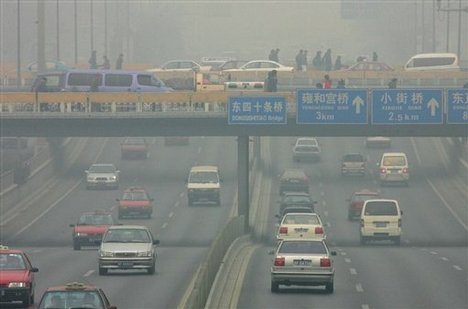
#> input picture screenshot.jpg, 468 x 309 px
$ python execute.py
#> lines starting #> are read from the running program, lines starting #| are printed output that depends on the picture
### origin.py
import numpy as np
import os
import cv2
from pandas import value_counts

class main:
    def __init__(self,image):
        self.img=image

    @property
    def img(self):
        return self._img
    @img.setter
    def img(self,image):
        if image.ndim !=3:
            raise ValueError('This is not standard Image!')
        self._img=image
    def singleScaleRetinex(self,img, sigma):

        retinex = np.log10(img) - np.log10(cv2.GaussianBlur(img, (0, 0), sigma))

        return retinex

    def multiScaleRetinex(self,img,sigma_list):
        retinex = np.zeros_like(img)
        for sigma in sigma_list:
            retinex += self.singleScaleRetinex(img,sigma)
        retinex = retinex / len(sigma_list)
        return retinex

    def colorRestoration(self,img,alpha, beta):
        img_sum = np.sum(img, axis=2, keepdims=True)

        color_restoration = beta * (np.log10(alpha *img) - np.log10(img_sum))

        return color_restoration

    def simplestColorBalance(self,img,low_clip, high_clip):
        total = img.shape[0] * img.shape[1]
        for i in range(img.shape[2]):
            unique, counts = np.unique(img[:, :, i], return_counts=True)
            current = 0
            for u, c in zip(unique, counts):
                if float(current) / total < low_clip:
                    low_val = u
                if float(current) / total < high_clip:
                    high_val = u
                current += c

            img[:, :, i] = np.maximum(np.minimum(img[:, :, i], high_val), low_val)

        return img

class retinex(main):
    def __init__(self, image):
        super().__init__(image)
    def MSRCR(self, sigma_list, G, b, alpha, beta, low_clip, high_clip):

        img = np.float64(self.img) + 1.0

        img_retinex = self.multiScaleRetinex(img, sigma_list)
        img_color = self.colorRestoration(img, alpha, beta)
        img_msrcr = G * (img_retinex * img_color + b)

        for i in range(img_msrcr.shape[2]):
            img_msrcr[:, :, i] = (img_msrcr[:, :, i] - np.min(img_msrcr[:, :, i])) / \
                                 (np.max(img_msrcr[:, :, i]) - np.min(img_msrcr[:, :, i])) * \
                                 255

        img_msrcr = np.uint8(np.minimum(np.maximum(img_msrcr, 0), 255))
        img_msrcr = self.simplestColorBalance(img_msrcr, low_clip, high_clip)
        return img_msrcr

    def automatedMSRCR(self, sigma_list):

        img = np.float64(self.img) + 1.0

        img_retinex = self.multiScaleRetinex(img, sigma_list)

        for i in range(img_retinex.shape[2]):
            unique, count = np.unique(np.int32(img_retinex[:, :, i] * 100), return_counts=True)
            for u, c in zip(unique, count):
                if u == 0:
                    zero_count = c
                    break

            low_val = unique[0] / 100.0
            high_val = unique[-1] / 100.0
            for u, c in zip(unique, count):
                if u < 0 and c < zero_count * 0.1:
                    low_val = u / 100.0
                if u > 0 and c < zero_count * 0.1:
                    high_val = u / 100.0
                    break

            img_retinex[:, :, i] = np.maximum(np.minimum(img_retinex[:, :, i], high_val), low_val)

            img_retinex[:, :, i] = (img_retinex[:, :, i] - np.min(img_retinex[:, :, i])) / \
                                   (np.max(img_retinex[:, :, i]) - np.min(img_retinex[:, :, i])) \
                                   * 255

        img_retinex = np.uint8(img_retinex)

        return img_retinex

    def MSRCP(self, sigma_list, low_clip, high_clip):

        img = np.float64(self.img) + 1.0

        intensity = np.sum(img, axis=2) / img.shape[2]

        retinex = self.multiScaleRetinex(intensity, sigma_list)

        intensity = np.expand_dims(intensity, 2)
        retinex = np.expand_dims(retinex, 2)

        intensity1 = self.simplestColorBalance(retinex, low_clip, high_clip)

        intensity1 = (intensity1 - np.min(intensity1)) / \
                     (np.max(intensity1) - np.min(intensity1)) * \
                      255.0 + 1.0

        img_msrcp = np.zeros_like(img)

        for y in range(img_msrcp.shape[0]):
            for x in range(img_msrcp.shape[1]):
                B = np.max(img[y, x])
                A = np.minimum(256.0 / B, intensity1[y, x, 0] / intensity[y, x, 0])
                img_msrcp[y, x, 0] = A * img[y, x, 0]
                img_msrcp[y, x, 1] = A * img[y, x, 1]
                img_msrcp[y, x, 2] = A * img[y, x, 2]

        img_msrcp = np.uint8(img_msrcp - 1.0)

        return img_msrcp

### execute.py
from origin import retinex
import cv2
import matplotlib.pyplot as plt
import os

image_path=os.path.join(os.getcwd(),'screenshot.jpg')
img=cv2.imread(image_path)
#> img is the input picture: shape (309, 468, 3); mean B, G, R 130.6, 134.6, 129.8
r=retinex(img)

# [13 lines of commented-out code are left out]
fig = plt.figure(figsize=(30,30))

# setting values to rows and column variables
rows = 2
columns = 2
# Adds a subplot at the 1st position
fig.add_subplot(rows, columns, 1)

# showing image
plt.imshow(img)
plt.axis('off')
plt.title("Image")

# Adds a subplot at the 2nd position
fig.add_subplot(rows, columns, 2)

# showing image
plt.imshow(r.MSRCP([10,12,14,16],0.01,0.99))
#> in MSRCP, `intensity = np.sum(img, axis=2) / img.shape[2]`:
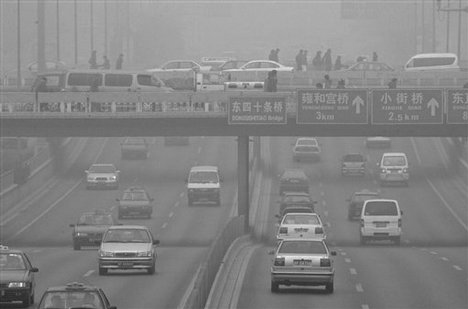
#> intensity: shape (309, 468) float64; min 38.33, max 246.3, mean 132.7
#> the loop in multiScaleRetinex, `for sigma in sigma_list:` made 4 passes
#> pass 1, in singleScaleRetinex, `retinex = np.log10(img) - np.log10(cv2.GaussianBlur(img, (0, 0), sigma))`:
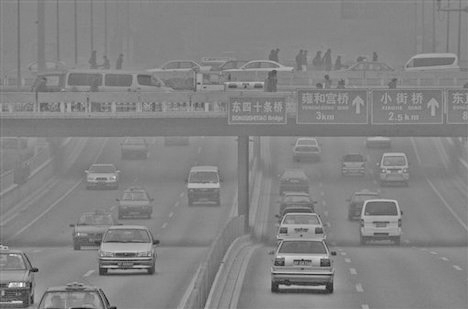
#> retinex: shape (309, 468) float64; min -0.429, max 0.398, mean -0.00293; drawn with min black and max white
#> after the loop in simplestColorBalance, `for i in range(img.shape[2]):`:
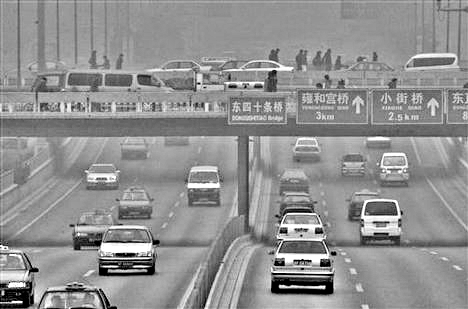
#> img: shape (309, 468, 1) float64; min -0.175, max 0.126, mean -0.00296; drawn with min black and max white
#> after the loop in MSRCP, `for y in range(img_msrcp.shape[0]):`:
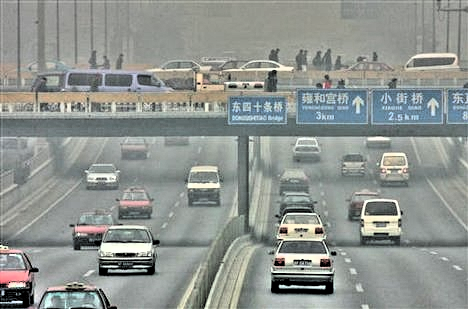
#> img_msrcp: shape (309, 468, 3) float64; mean of channels 0, 1, 2 145.4, 149.7, 144.5; drawn with min black and max white
plt.axis('off')
plt.title("MSRCP")

# Adds a subplot at the 3rd position
fig.add_subplot(rows, columns, 3)

# showing image
plt.imshow(r.MSRCR([10,12,14,16],5.0,25.0,125.0,46.0,0.01,0.99))
#> in colorRestoration, `img_sum = np.sum(img, axis=2, keepdims=True)`:
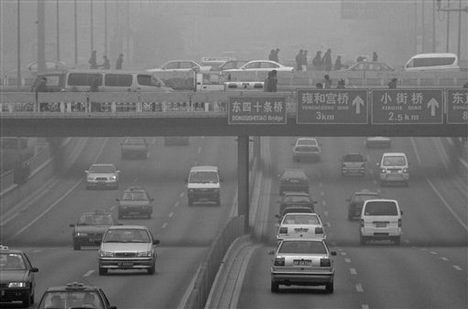
#> img_sum: shape (309, 468, 1) float64; min 115, max 739, mean 398; drawn with min black and max white
#> in colorRestoration, `color_restoration = beta * (np.log10(alpha *img) - np.log10(img_sum))`:
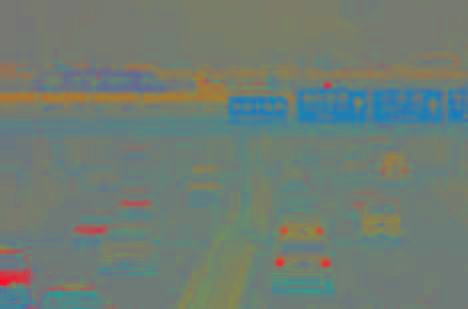
#> color_restoration: shape (309, 468, 3) float64; mean of channels 0, 1, 2 74.4, 75, 74.1; drawn with min black and max white
plt.axis('off')
plt.title("MSRCR")

# Adds a subplot at the 4th position
fig.add_subplot(rows, columns, 4)

# showing image
plt.imshow(r.automatedMSRCR([10,12,14,16]))
#> the loop in automatedMSRCR, `for i in range(img_retinex.shape[2]):` made 3 passes
#> after the loop in automatedMSRCR, `for i in range(img_retinex.shape[2]):`:
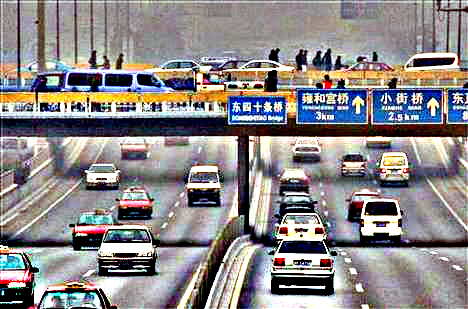
#> img_retinex: shape (309, 468, 3) float64; mean of channels 0, 1, 2 136.8, 135.7, 140.3; drawn as B, G, R
plt.axis('off')
plt.title("automatedMSRCR")
plt.show()
#> figure, not shown here; B, G, R data is drawn as R, G, B
